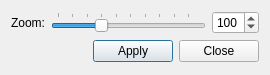
<?xml version="1.0" encoding="UTF-8"?>
<ui version="4.0">
 <class>ZoomDialog</class>
 <widget class="QDialog" name="ZoomDialog">
  <property name="windowModality">
   <enum>Qt::WindowModal</enum>
  </property>
  <property name="geometry">
   <rect>
    <x>0</x>
    <y>0</y>
    <width>270</width>
    <height>75</height>
   </rect>
  </property>
  <property name="windowTitle">
   <string>Dialog</string>
  </property>
  <layout class="QVBoxLayout" name="verticalLayout">
   <item>
    <layout class="QHBoxLayout" name="horizontalLayout">
     <item>
      <widget class="QLabel" name="zoomLabel">
       <property name="text">
        <string>Zoom:</string>
       </property>
      </widget>
     </item>
     <item>
      <widget class="QSlider" name="zoomSlider">
       <property name="minimum">
        <number>10</number>
       </property>
       <property name="maximum">
        <number>300</number>
       </property>
       <property name="singleStep">
        <number>10</number>
       </property>
       <property name="value">
        <number>100</number>
       </property>
       <property name="orientation">
        <enum>Qt::Horizontal</enum>
       </property>
       <property name="tickPosition">
        <enum>QSlider::TicksAbove</enum>
       </property>
       <property name="tickInterval">
        <number>30</number>
       </property>
      </widget>
     </item>
     <item>
      <widget class="QSpinBox" name="zoomBox">
       <property name="minimum">
        <number>10</number>
       </property>
       <property name="maximum">
        <number>300</number>
       </property>
       <property name="singleStep">
        <number>1</number>
       </property>
       <property name="value">
        <number>100</number>
       </property>
      </widget>
     </item>
    </layout>
   </item>
   <item>
    <layout class="QHBoxLayout" name="horizontalLayout_2">
     <item>
      <spacer name="horizontalSpacer">
       <property name="orientation">
        <enum>Qt::Horizontal</enum>
       </property>
       <property name="sizeHint" stdset="0">
        <size>
         <width>40</width>
         <height>20</height>
        </size>
       </property>
      </spacer>
     </item>
     <item>
      <widget class="QPushButton" name="applyButton">
       <property name="text">
        <string>Apply</string>
       </property>
      </widget>
     </item>
     <item>
      <widget class="QPushButton" name="closeButton">
       <property name="text">
        <string>Close</string>
       </property>
      </widget>
     </item>
    </layout>
   </item>
  </layout>
 </widget>
 <resources/>
 <connections>
  <connection>
   <sender>closeButton</sender>
   <signal>clicked()</signal>
   <receiver>ZoomDialog</receiver>
   <slot>accept()</slot>
   <hints>
    <hint type="sourcelabel">
     <x>181</x>
     <y>103</y>
    </hint>
    <hint type="destinationlabel">
     <x>280</x>
     <y>80</y>
    </hint>
   </hints>
  </connection>
  <connection>
   <sender>applyButton</sender>
   <signal>clicked()</signal>
   <receiver>ZoomDialog</receiver>
   <slot>commit()</slot>
   <hints>
    <hint type="sourcelabel">
     <x>105</x>
     <y>108</y>
    </hint>
    <hint type="destinationlabel">
     <x>105</x>
     <y>123</y>
    </hint>
   </hints>
  </connection>
  <connection>
   <sender>zoomSlider</sender>
   <signal>valueChanged(int)</signal>
   <receiver>zoomBox</receiver>
   <slot>setValue(int)</slot>
   <hints>
    <hint type="sourcelabel">
     <x>205</x>
     <y>52</y>
    </hint>
    <hint type="destinationlabel">
     <x>189</x>
     <y>32</y>
    </hint>
   </hints>
  </connection>
  <connection>
   <sender>zoomBox</sender>
   <signal>valueChanged(int)</signal>
   <receiver>zoomSlider</receiver>
   <slot>setValue(int)</slot>
   <hints>
    <hint type="sourcelabel">
     <x>191</x>
     <y>22</y>
    </hint>
    <hint type="destinationlabel">
     <x>177</x>
     <y>52</y>
    </hint>
   </hints>
  </connection>
 </connections>
 <slots>
  <slot>commit()</slot>
 </slots>
</ui>
